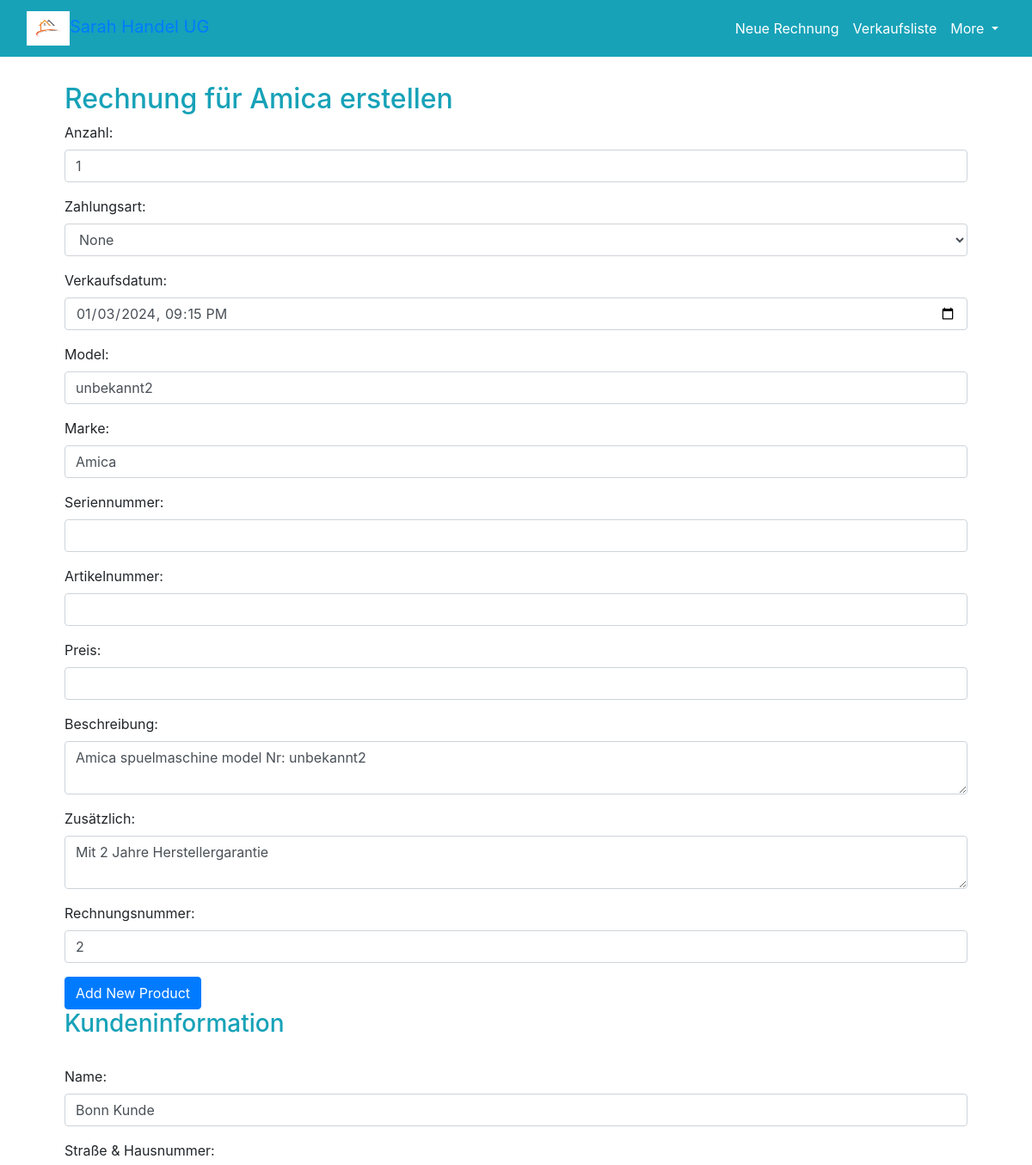
The page /verkauf/86/spuelmaschine/ (signed in, upper part) on the database as committed earlier.
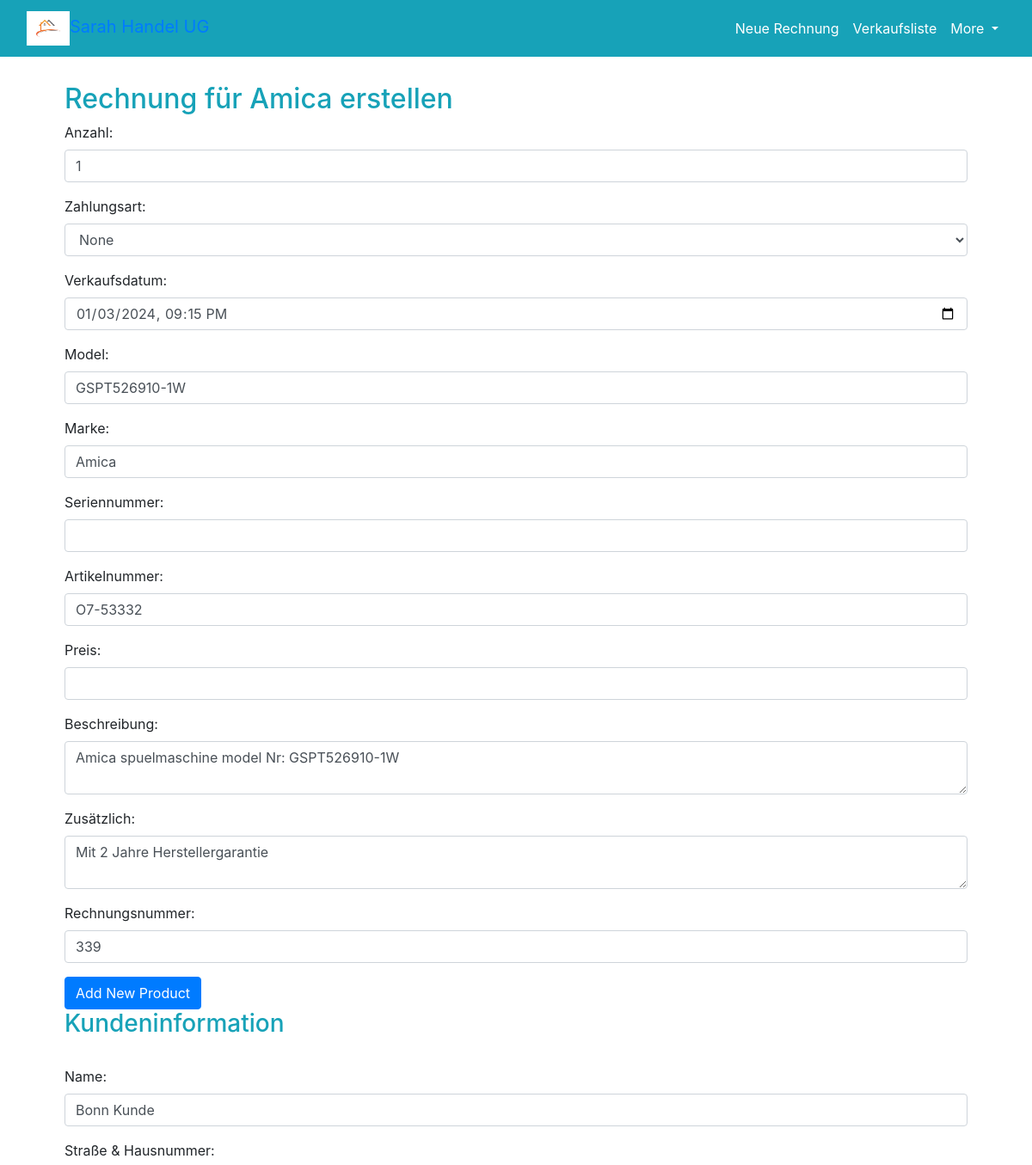
The same page on the database as committed later.
### inventory/models.py (models this page shows)
class BasicInformation(models.Model):
    zustand = models.CharField(choices=ZUSTAND_CHOICES, default="Neu", max_length=20)
    marke = models.CharField(max_length=50)
    model = models.CharField(max_length=100,unique=True)
    anzahl = models.IntegerField(default=1)
    artikel_nr = models.CharField(max_length=200, null=True, blank=True)
    einkaufsdatum = models.DateField(null=True, blank=True)
    preis = models.FloatField(null=True, blank=True)
    energie = models.CharField(max_length=10, null=True, blank=True)
    bestellungsnummer = models.IntegerField(null=True, blank=True)
    serial_number = models.CharField(max_length=200, null=True, blank=True)
    farbe = models.CharField(max_length=50, null=True, blank=True)
    Beschreibung = models.TextField(max_length=5000, null=True, blank=True)
    note = models.TextField(max_length=1000, null=True, blank=True)
    Kauf_preis = models.FloatField(null= True, blank=True)

### inventory/views.py (the view, shortened to what this page needs)
# urls.py: path('verkauf/<int:id>/<str:type>/', verkauf, name='verkauf'),
@login_required
def verkauf(request, id, type):
    type_maschine = None
    if type == 'geraete':
        type_maschine = get_object_or_404(Gerät, pk=id)
    elif type == 'waschmaschine':
        type_maschine = get_object_or_404(Waschmaschine, pk=id)
    elif type == 'kuehlschrank':
        type_maschine = get_object_or_404(Kuehlschrank, pk=id)
    elif type == 'spuelmaschine':
        type_maschine = get_object_or_404(Spuelmaschine, pk=id)
    elif type == 'herdset':
        type_maschine = get_object_or_404(Herdset, pk=id)
    elif type == 'herdplatte':
        type_maschine = get_object_or_404(Herdplatte, pk=id)
    elif type == 'standherd':
        type_maschine = get_object_or_404(Standherd, pk=id)
    elif type == 'backofen':
        type_maschine = get_object_or_404(Backofen, pk=id)
    elif type == 'trockner':
        type_maschine = get_object_or_404(Trockner, pk=id)
    elif type == 'abzughaube':
        type_maschine = get_object_or_404(Abzughaube, pk=id)
    elif type == 'sonst':
        type_maschine = get_object_or_404(Sonst, pk=id)
    rechnungs_nr = Verkauf.objects.aggregate(Max('rechnungs_nr'))['rechnungs_nr__max']  #todo send a list and check in html if value is unique
    all_waschmaschinen= json.dumps(list(Waschmaschine.objects.all().values()),cls=DjangoJSONEncoder)
    all_kuelschrank = json.dumps(list(Kuehlschrank.objects.all().values()), cls=DjangoJSONEncoder)
    all_spuelmaschinen = json.dumps(list(Spuelmaschine.objects.all().values()), cls=DjangoJSONEncoder)
    all_herdset = json.dumps(list(Herdset.objects.all().values()), cls=DjangoJSONEncoder)
    all_herdplatte = json.dumps(list(Herdplatte.objects.all().values()), cls=DjangoJSONEncoder)
    all_standherd = json.dumps(list(Standherd.objects.all().values()), cls=DjangoJSONEncoder)
    all_backofen = json.dumps(list(Backofen.objects.all().values()), cls=DjangoJSONEncoder)
    all_trockner = json.dumps(list(Trockner.objects.all().values()), cls=DjangoJSONEncoder)
    all_abzughaube = json.dumps(list(Abzughaube.objects.all().values()), cls=DjangoJSONEncoder)
    all_sonst = json.dumps(list(Sonst.objects.all().values()), cls=DjangoJSONEncoder)
    if not rechnungs_nr:
        rechnungs_nr = 0
    context = {
        'gerät': type_maschine,
        'rechnungsNr': int(rechnungs_nr)+1,
        'all_waschmaschinen':all_waschmaschinen,
        'all_kuelschrank':all_kuelschrank,
        'all_spuelmaschinen':all_spuelmaschinen,
        'all_herdset': all_herdset,
        'all_herdplatte': all_herdplatte,
        'all_standherd': all_standherd,
        'all_backofen': all_backofen,
        'all_trockner': all_trockner,
        'all_abzughaube': all_abzughaube,
        'all_sonst': all_sonst,
    }
    return render(request, 'verkauf.html', context)

### inventory/templates/verkauf.html (shortened to what this page needs)
{% extends 'base.html' %}
{% block content %}
  <h2>Rechnung für {{ gerät.marke }} erstellen</h2>
<form method="post">
    <div class="form-group">
<label for="anzahl">Anzahl:</label>
<input class="form-control" id="anzahl" max="{{ gerät.anzahl }}" min="1" name="anzahl" type="number" value="1"/>
</div>
<div class="form-group">
<label for="zahlungsart">Zahlungsart:</label>
<select class="form-control" id="zahlungsart" name="zahlungsart" required="">
<option value="">None</option>
</select>
</div>
<div class="form-group">
<label for="verkaufsdatum">Verkaufsdatum:</label>
<input class="form-control" id="verkaufsdatum" name="verkaufsdatum" type="datetime-local" value="{{ gerät.verkaufsdatum }}"/>
</div>
    {% if gerät.model %}
      <div class="form-group">
<label for="model">Model:</label>
<input class="form-control" id="model" name="model" type="text" value="{{ gerät.model }}"/>
</div>
    {% else %}
      <div class="form-group">
<label for="model">Model:</label>
<input class="form-control" id="model" name="model" type="text"/>
</div>
    {% endif %}
    {% if gerät.marke %}
      <div class="form-group">
<label for="marke">Marke:</label>
<input class="form-control" id="marke" name="marke" type="text" value="{{ gerät.marke }}"/>
</div>
    {% else %}
      <div class="form-group">
<label for="marke">Marke:</label>
<input class="form-control" id="marke" name="marke" type="text"/>
</div>
    {% endif %}
    {% if gerät.serial_number %}
      <div class="form-group">
<label for="seriennummer">Seriennummer:</label>
<input class="form-control" id="seriennummer" name="seriennummer" type="text" value="{{ gerät.serial_number }}"/>
</div>
    {% else %}
      <div class="form-group">
<label for="seriennummer">Seriennummer:</label>
<input class="form-control" id="seriennummer" name="seriennummer" type="text"/>
</div>
    {% endif %}
    {% if gerät.artikel_nr %}
      <div class="form-group">
<label for="artikelnummer">Artikelnummer:</label>
<input class="form-control" id="artikelnummer" name="artikelnummer" type="text" value="{{ gerät.artikel_nr }}"/>
</div>
    {% else %}
      <div class="form-group">
<label for="artikelnummer">Artikelnummer:</label>
<input class="form-control" id="artikelnummer" name="artikelnummer" type="text"/>
</div>
    {% endif %}
    {% if gerät.preis %}
      <div class="form-group">
<label for="preis">Preis:</label>
<input class="form-control" id="preis" name="preis" required="" step="0.01" type="number" value="{{ gerät.preis }}"/>
</div>
    {% else %}
      <div class="form-group">
<label for="preis">Preis:</label>
<input class="form-control" id="preis" name="preis" required="" step="0.01" type="number"/>
</div>
    {% endif %}
    {% if gerät.Beschreibung %}
      <div class="form-group">
<label for="beschreibung">Beschreibung:</label>
<textarea class="form-control" id="beschreibung" name="beschreibung" required="">{{ gerät.Beschreibung }}</textarea>
</div>
    {% else %}
      <div class="form-group">
<label for="beschreibung">Beschreibung:</label>
<textarea class="form-control" id="beschreibung" name="beschreibung" required=""></textarea>
</div>
    {% endif %}
    {% if gerät.zustand == "Neu" %}
      <div class="form-group">
<label for="zusätzlich">Zusätzlich:</label>
<textarea class="form-control" id="zusätzlich" name="zusätzlich" required="">Mit 2 Jahre Herstellergarantie</textarea>
</div>
    {% else %}
      <div class="form-group">
<label for="zusätzlich">Zusätzlich:</label>
<textarea class="form-control" id="zusätzlich" name="zusätzlich" required="">Mit 6 Monate Herstellergarantie</textarea>
</div>
    {% endif %}
<div class="form-group">
<label for="rechnungs_nr">Rechnungsnummer:</label>
<input class="form-control" id="rechnungs_nr" name="rechnungs_nr" type="number" value="{{ rechnungsNr }}"/>
</div>
<button class="btn btn-primary" id="addProductBtn" type="button">Add New Product</button>
<h3>Kundeninformation</h3>
<br/>
<div class="form-group">
<label for="kunde_name">Name:</label>
<input class="form-control" id="kunde_name" name="kunde_name" required="" type="text" value="Bonn Kunde"/>
</div>
<div class="form-group">
<label for="kunde_strasse">Straße &amp; Hausnummer:</label>
</div>
</form>
{% endblock %}

### inventory/templates/base.html (shortened to what this page needs)
{% load static %}
<!DOCTYPE html>
<html>
<head>
<link href="{% static  '/styles.css'%} " rel="stylesheet"/>
<link href="https://cdn.jsdelivr.net/npm/bootstrap@4.3.1/dist/css/bootstrap.min.css" rel="stylesheet"/>
<nav class="navbar navbar-expand-lg" style="background-color: #17a2b8;">
<div class="container-fluid">
<a class="navbar-brand" href="#"><img alt="Logo" class="navbar-brand-img" src="{% static 'logo.PNG' %}" style="height: 40px;color: #17a2b8; padding:0; margin: 0"/>Sarah Handel UG</a>
<div class="collapse navbar-collapse" id="navbarNav">
<ul class="navbar-nav ml-auto">
<li class="nav-item"><a aria-current="page" class="nav-link active" href="/" style="color: #ffffff;">Neue Rechnung</a>
</li>
<li class="nav-item"><a class="nav-link" href="/verkauf_liste/" style="color: #ffffff;">Verkaufsliste</a>
</li>
<li class="nav-item">
        <div class="dropdown">
            <a class="nav-link dropdown-toggle" href="#" role="button" id="dropdownMenuLink" data-toggle="dropdown" aria-haspopup="true" aria-expanded="false" style="color: #ffffff;">
                More
            </a>
        </div>
    </li>
</ul></div></div></nav></head></html>
<div class="container"><div class="container"><body>
<div class="container">
    {% block content %}
    {% endblock %}
</div>
</body></div></div>

### inventory/static/styles.css (style rules this page uses)
body { font-family: Arial, sans-serif; background-color: #F4F4F4; color: #333; margin: 0; padding: 0; }
.container { max-width: 1200px; margin: 0 auto; padding: 10px; }
h1, h2, h3, h4, h5 { margin-top: 0; color: #17a2b8; }
button, .btn { padding: 15px 15px; border: none; border-radius: 4px; background-color: #17a2b8; color: #FFF; cursor: pointer; transition: background-color 0.3s; }
input { background-color: #5dadc0; }

Rows that differ between the two databases and show on the page:
changed BasicInformation "Amica": model "unbekannt2" → "GSPT526910-1W"; artikel_nr empty → "O7-53332" (drawn); artikelnummer (not shown) → "O7-53332"; beschreibung (not shown) → "Amica spuelmaschine model Nr: GSPT526910-1W"
Other text that changed with them:
form field rechnungs_nr: "2" → "339"
form field beschreibung: "Amica spuelmaschine model Nr: unbekannt2" → (not shown)
